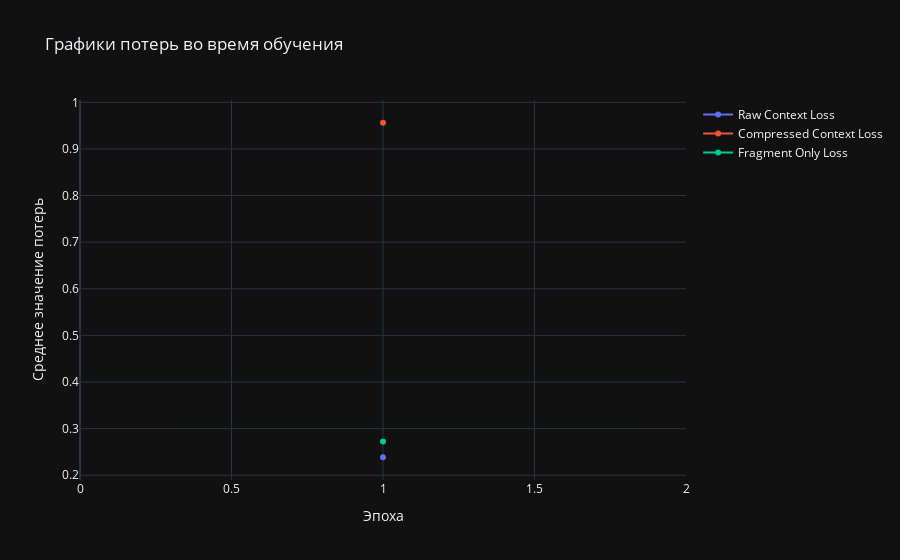
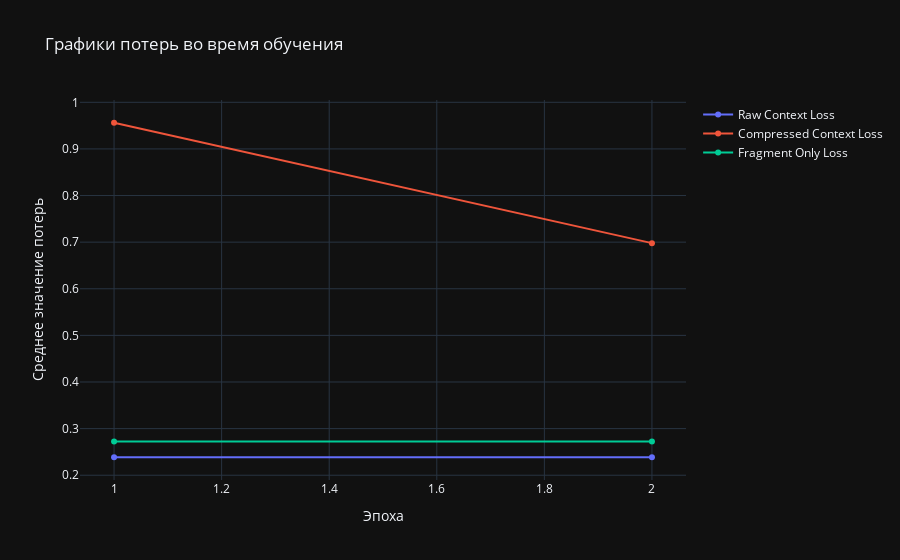
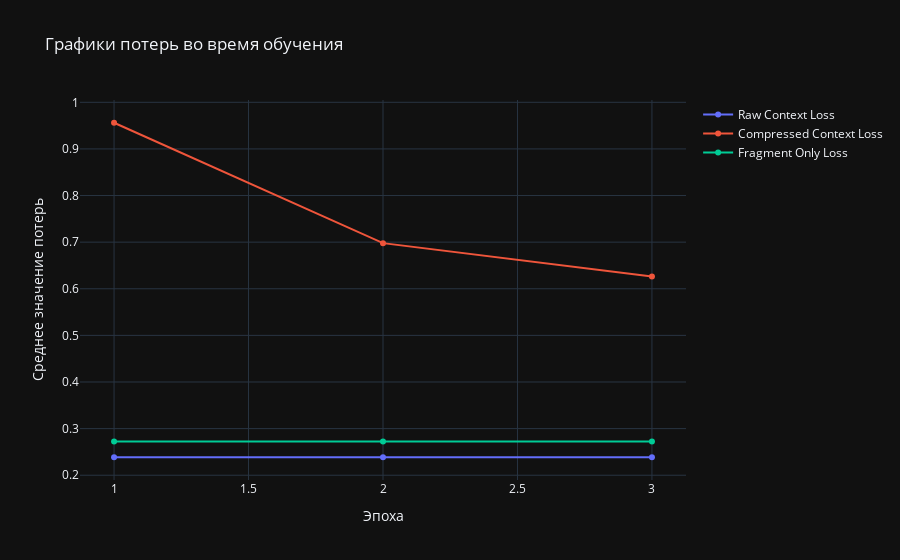
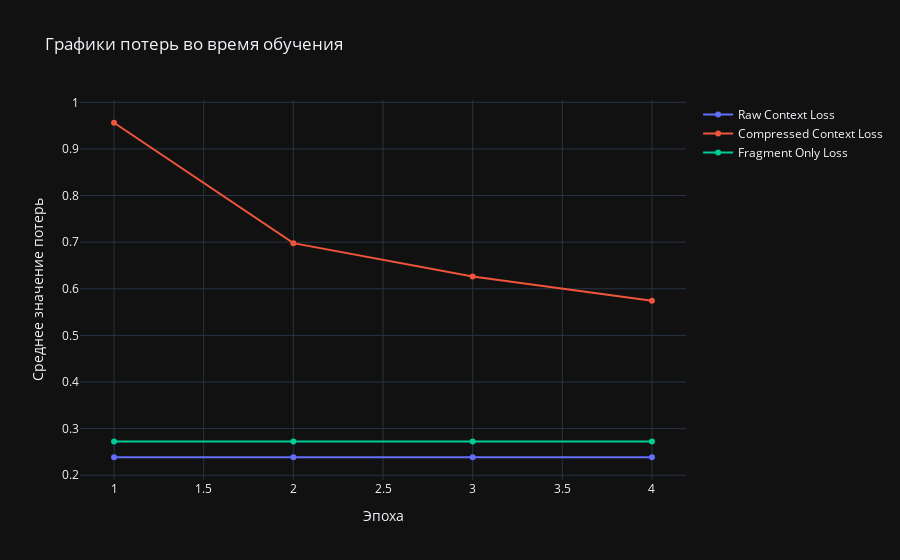

Notebook code cell kept with these figures, in order:
### Code cell
import torch.optim as optim
from datasets import load_dataset
from transformers import GPT2LMHeadModel, GPT2Tokenizer

# Настройки устройства
device = torch.device("cuda" if torch.cuda.is_available() else "cpu")
print(f"Using device: {device}")

# Загрузка модели GPT-2 и токенизатора
gpt2_model = GPT2LMHeadModel.from_pretrained("gpt2").to(device)
tokenizer = GPT2Tokenizer.from_pretrained("gpt2")

# Загрузка датасета и подготовка промежуточных данных
dataset = load_dataset("wikitext", "wikitext-2-raw-v1", split="train")
intermediate_dataset_path = "intermediate_dataset.json"

# Генерация промежуточного датасета, если он еще не создан
if not os.path.exists(intermediate_dataset_path):
    generate_intermediate_dataset(dataset, tokenizer, gpt2_model, device=device, intermediate_dataset_path=intermediate_dataset_path)
else:
    # Загрузка промежуточного датасета
    intermediate_data = load_intermediate_dataset(intermediate_dataset_path)

# Инициализация модели сжатия контекста
input_size = 768  # Размер входных данных модели GPT-2
hidden_size = 256  # Скрытый размер для оптимизатора контекста
context_optimizer = ContextOptimizer(input_size, hidden_size).to(device)

# Загрузка сохраненной модели, если она существует
load_model(context_optimizer, context_optimizer, "context_optimizer.pth")

# Запуск обучения
raw_loss_values, compressed_loss_values, fragment_loss_values = train_context_optimizer(context_optimizer, intermediate_data, tokenizer, gpt2_model, epochs=10, device=device)

# Сохранение модели после обучения
save_model(context_optimizer, context_optimizer, "context_optimizer.pth")

### Figure 1 — Plotly figure (JSON) as saved in the notebook; plotly's stock layout.template omitted (floating-point values rounded to 4 significant figures)
{"data": [{"mode": "lines+markers", "name": "Raw Context Loss", "type": "scatter", "uid": "62414bf8-573b-447b-a691-bbd6e208413f", "x": [1], "y": [0.2386]}, {"mode": "lines+markers", "name": "Compressed Context Loss", "type": "scatter", "uid": "124ccac1-04d6-40ec-82ca-fbb5fb4bdc2d", "x": [1], "y": [0.9561]}, {"mode": "lines+markers", "name": "Fragment Only Loss", "type": "scatter", "uid": "9f5922f1-e3c0-4a25-87b5-516383ffb417", "x": [1], "y": [0.2723]}], "layout": {"title": {"text": "Графики потерь во время обучения"}, "xaxis": {"title": {"text": "Эпоха"}}, "yaxis": {"title": {"text": "Среднее значение потерь"}}}}

### Figure 2 — Plotly figure (JSON) as saved in the notebook; plotly's stock layout.template omitted (floating-point values rounded to 4 significant figures)
{"data": [{"mode": "lines+markers", "name": "Raw Context Loss", "type": "scatter", "uid": "62414bf8-573b-447b-a691-bbd6e208413f", "x": [1, 2], "y": [0.2386, 0.2386]}, {"mode": "lines+markers", "name": "Compressed Context Loss", "type": "scatter", "uid": "124ccac1-04d6-40ec-82ca-fbb5fb4bdc2d", "x": [1, 2], "y": [0.9561, 0.6979]}, {"mode": "lines+markers", "name": "Fragment Only Loss", "type": "scatter", "uid": "9f5922f1-e3c0-4a25-87b5-516383ffb417", "x": [1, 2], "y": [0.2723, 0.2723]}], "layout": {"title": {"text": "Графики потерь во время обучения"}, "xaxis": {"title": {"text": "Эпоха"}}, "yaxis": {"title": {"text": "Среднее значение потерь"}}}}

### Figure 3 — Plotly figure (JSON) as saved in the notebook; plotly's stock layout.template omitted (floating-point values rounded to 4 significant figures)
{"data": [{"mode": "lines+markers", "name": "Raw Context Loss", "type": "scatter", "uid": "62414bf8-573b-447b-a691-bbd6e208413f", "x": [1, 2, 3], "y": [0.2386, 0.2386, 0.2386]}, {"mode": "lines+markers", "name": "Compressed Context Loss", "type": "scatter", "uid": "124ccac1-04d6-40ec-82ca-fbb5fb4bdc2d", "x": [1, 2, 3], "y": [0.9561, 0.6979, 0.6261]}, {"mode": "lines+markers", "name": "Fragment Only Loss", "type": "scatter", "uid": "9f5922f1-e3c0-4a25-87b5-516383ffb417", "x": [1, 2, 3], "y": [0.2723, 0.2723, 0.2723]}], "layout": {"title": {"text": "Графики потерь во время обучения"}, "xaxis": {"title": {"text": "Эпоха"}}, "yaxis": {"title": {"text": "Среднее значение потерь"}}}}

### Figure 4 — Plotly figure (JSON) as saved in the notebook; plotly's stock layout.template omitted (floating-point values rounded to 4 significant figures)
{"data": [{"mode": "lines+markers", "name": "Raw Context Loss", "type": "scatter", "uid": "62414bf8-573b-447b-a691-bbd6e208413f", "x": [1, 2, 3, 4], "y": [0.2386, 0.2386, 0.2386, 0.2386]}, {"mode": "lines+markers", "name": "Compressed Context Loss", "type": "scatter", "uid": "124ccac1-04d6-40ec-82ca-fbb5fb4bdc2d", "x": [1, 2, 3, 4], "y": [0.9561, 0.6979, 0.6261, 0.5743]}, {"mode": "lines+markers", "name": "Fragment Only Loss", "type": "scatter", "uid": "9f5922f1-e3c0-4a25-87b5-516383ffb417", "x": [1, 2, 3, 4], "y": [0.2723, 0.2723, 0.2723, 0.2723]}], "layout": {"title": {"text": "Графики потерь во время обучения"}, "xaxis": {"title": {"text": "Эпоха"}}, "yaxis": {"title": {"text": "Среднее значение потерь"}}}}
